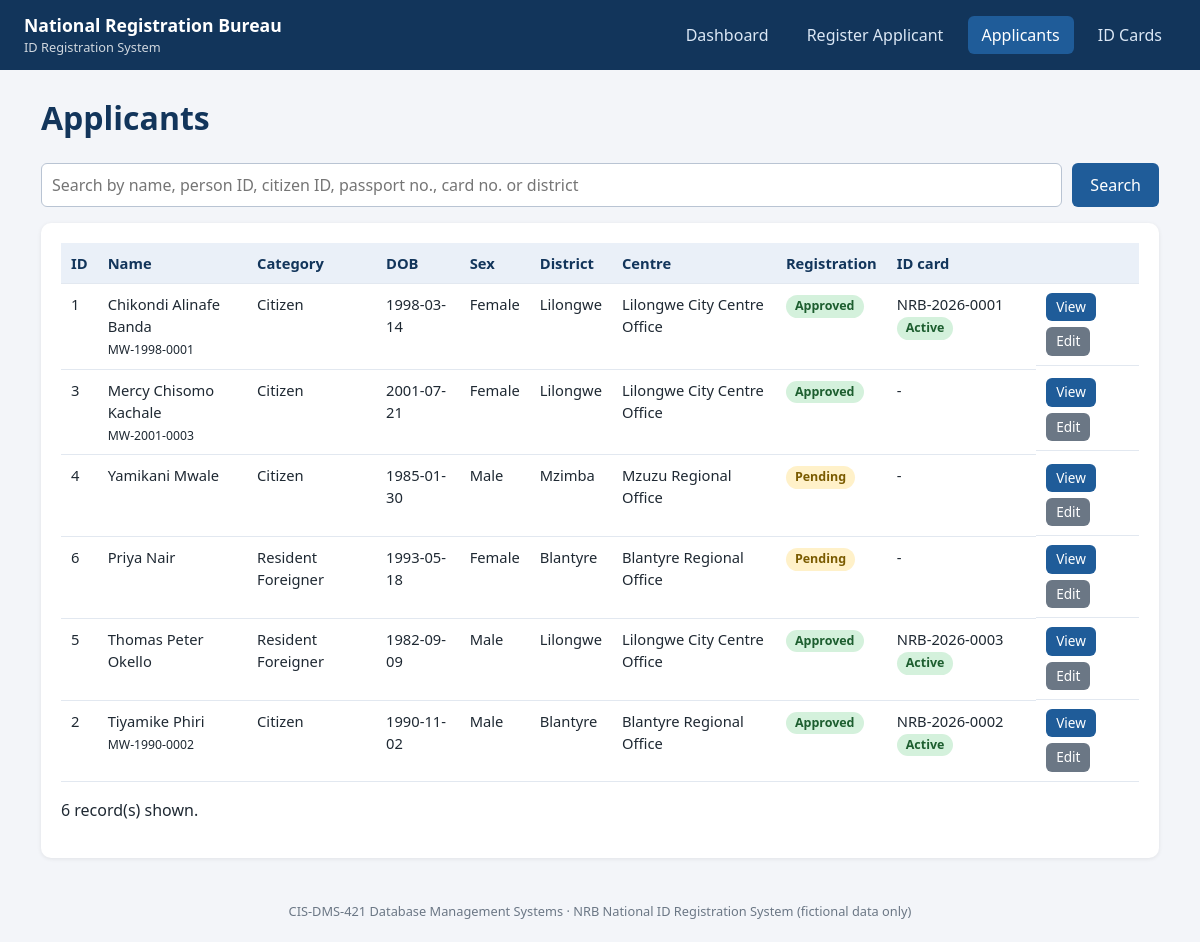
The app's page /applicants.php with its own data.
### tables this page shows
CREATE TABLE person (
  person_id      INT AUTO_INCREMENT PRIMARY KEY,
  first_name     VARCHAR(50) NOT NULL,
  other_names    VARCHAR(50) NULL,
  surname        VARCHAR(50) NOT NULL,
  date_of_birth  DATE NOT NULL,
  sex            VARCHAR(8) NOT NULL,
  address_no     VARCHAR(20) NOT NULL,
  village        VARCHAR(50) NOT NULL,
  district       VARCHAR(50) NOT NULL,
  CONSTRAINT chk_person_sex CHECK (sex IN ('Male','Female'))
);

CREATE TABLE citizen (
  person_id          INT PRIMARY KEY,
  place_of_birth     VARCHAR(50) NOT NULL,
  nationality        VARCHAR(50) NOT NULL DEFAULT 'Malawian',
  citizenship_status VARCHAR(20) NOT NULL,
  citizen_id         VARCHAR(30) NULL,
  CONSTRAINT uq_citizen_citizen_id UNIQUE (citizen_id),
  CONSTRAINT fk_citizen_person FOREIGN KEY (person_id)
    REFERENCES person(person_id) ON DELETE CASCADE ON UPDATE CASCADE,
  CONSTRAINT chk_citizenship_status CHECK
    (citizenship_status IN ('By Birth','By Descent','Naturalised','Registered'))
);

CREATE TABLE registration_center (
  center_no    INT AUTO_INCREMENT PRIMARY KEY,
  center_name  VARCHAR(80) NOT NULL,
  district     VARCHAR(50) NOT NULL,
  CONSTRAINT uq_center_name UNIQUE (center_name)
);

CREATE TABLE registration_office (
  registration_id    INT AUTO_INCREMENT PRIMARY KEY,
  registration_date  DATE NOT NULL,
  branch             VARCHAR(50) NOT NULL,
  status             VARCHAR(20) NOT NULL DEFAULT 'Pending',
  person_id          INT NOT NULL,
  center_no          INT NOT NULL,
  officer_id         INT NOT NULL,
  CONSTRAINT fk_reg_person  FOREIGN KEY (person_id)
    REFERENCES person(person_id) ON DELETE CASCADE ON UPDATE CASCADE,
  CONSTRAINT fk_reg_center  FOREIGN KEY (center_no)
    REFERENCES registration_center(center_no) ON DELETE RESTRICT ON UPDATE CASCADE,
  CONSTRAINT fk_reg_officer FOREIGN KEY (officer_id)
    REFERENCES officer(officer_id) ON DELETE RESTRICT ON UPDATE CASCADE,
  CONSTRAINT chk_reg_status CHECK (status IN ('Pending','Approved','Rejected'))
);

CREATE TABLE id_card (
  card_no          VARCHAR(30) PRIMARY KEY,
  issue_date       DATE NOT NULL,
  expiry_date      DATE NOT NULL,
  nationality      VARCHAR(50) NOT NULL,
  card_status      VARCHAR(20) NOT NULL DEFAULT 'Active',
  registration_id  INT NOT NULL,
  CONSTRAINT fk_card_registration FOREIGN KEY (registration_id)
    REFERENCES registration_office(registration_id) ON DELETE RESTRICT ON UPDATE CASCADE,
  CONSTRAINT chk_card_dates  CHECK (expiry_date > issue_date),
  CONSTRAINT chk_card_status CHECK (card_status IN ('Active','Lost','Expired','Cancelled'))
);

### includes/functions.php (called while the page is built, shortened)
<?php
function e($v): string
{
    return htmlspecialchars((string)$v, ENT_QUOTES | ENT_SUBSTITUTE, 'UTF-8');
}
function category_of(array $row): string
{
    return !empty($row['is_citizen']) ? 'Citizen' : (!empty($row['is_foreigner']) ? 'Resident Foreigner' : 'Unknown');
}

### public/applicants.php (the view, shortened to what this page needs)
<?php
require __DIR__ . '/../includes/header.php';
$pdo = db();
$q = trim((string)($_GET['q'] ?? ''));
$sql = "SELECT p.person_id, CONCAT(p.first_name,' ',COALESCE(CONCAT(p.other_names,' '),''),p.surname) AS full_name,
               p.date_of_birth, p.sex, p.district,
               (c.person_id IS NOT NULL) AS is_citizen, (rf.person_id IS NOT NULL) AS is_foreigner,
               c.citizen_id, r.registration_id, r.status, ctr.center_name,
               idc.card_no, idc.card_status
        FROM person p
        LEFT JOIN citizen c               ON c.person_id = p.person_id
        LEFT JOIN resident_foreigner rf   ON rf.person_id = p.person_id
        LEFT JOIN registration_office r   ON r.person_id = p.person_id
        LEFT JOIN registration_center ctr ON ctr.center_no = r.center_no
        LEFT JOIN id_card idc             ON idc.registration_id = r.registration_id";
$params = [];
$sql .= ' ORDER BY p.surname, p.first_name, r.registration_id LIMIT 200';
$st = $pdo->prepare($sql);
$st->execute($params);
$rows = $st->fetchAll();
?>
<h1>Applicants</h1>
<form class="search" method="get">
  <input name="q" placeholder="Search by name, person ID, citizen ID, passport no., card no. or district" value="<?= e($q) ?>">
  <button class="btn" type="submit">Search</button>
</form>
<div class="card">
  <div class="table-wrap"><table>
    <tr><th>ID</th><th>Name</th><th>Category</th><th>DOB</th><th>Sex</th><th>District</th><th>Centre</th><th>Registration</th><th>ID card</th><th></th></tr>
    <?php foreach ($rows as $r): ?>
      <tr>
        <td><?= e($r['person_id']) ?></td>
        <td><?= e($r['full_name']) ?><?= $r['citizen_id'] ? '<br><small>' . e($r['citizen_id']) . '</small>' : '' ?></td>
        <td><?= e(category_of($r)) ?></td>
        <td><?= e($r['date_of_birth']) ?></td>
        <td><?= e($r['sex']) ?></td>
        <td><?= e($r['district']) ?></td>
        <td><?= e($r['center_name'] ?? '-') ?></td>
        <td><?= $r['status'] ? '<span class="badge ' . e($r['status']) . '">' . e($r['status']) . '</span>' : '-' ?></td>
        <td><?= $r['card_no'] ? e($r['card_no']) . ' <span class="badge ' . e($r['card_status']) . '">' . e($r['card_status']) . '</span>' : '-' ?></td>
        <td class="actions">
          <a class="btn small" href="applicant_view.php?id=<?= e($r['person_id']) ?>">View</a>
          <a class="btn small gray" href="applicant_edit.php?id=<?= e($r['person_id']) ?>">Edit</a>
        </td>
      </tr>
    <?php endforeach; ?>
  </table></div>
  <p><?= count($rows) ?> record(s) shown.</p>
</div>
<?php require __DIR__ . '/../includes/footer.php';

### public/assets/style.css (style rules this page uses)
* { box-sizing:border-box }
body { margin:0;font-family:Segoe UI,Arial,sans-serif;background:#f3f5f9;color:#1f2933;line-height:1.5 }
h1 { margin-top:0;color:#12355b }
.card { background:#fff;border-radius:10px;padding:20px;margin-bottom:20px;box-shadow:0 1px 4px rgba(0,0,0,.08) }
input,select,textarea { width:100%;padding:9px 10px;border:1px solid #b9c4d3;border-radius:6px;font:inherit;background:#fff }
.btn { display:inline-block;background:#1f5c99;color:#fff;border:0;padding:9px 18px;border-radius:6px;cursor:pointer;text-decoration:none;font:inherit }
.btn.gray { background:#6b7785 }
.btn.small { padding:4px 10px;font-size:.85rem }
table { width:100%;border-collapse:collapse;font-size:.92rem }
th,td { text-align:left;padding:9px 10px;border-bottom:1px solid #e2e8f0;vertical-align:top }
th { background:#eaf0f8;color:#12355b }
.table-wrap { overflow-x:auto }
.badge { display:inline-block;padding:2px 9px;border-radius:12px;font-size:.78rem;font-weight:600;background:#e2e8f0 }
.Approved,.Active { background:#d4f1dc;color:#1d5e2f }
.Pending { background:#fff1c9;color:#7a5b00 }
.search { display:flex;gap:10px;margin-bottom:16px }
.search input { flex:1 }
.actions { display:flex;gap:6px;flex-wrap:wrap }

### records on screen
person: person_id "1", full_name "Chikondi Alinafe Banda", citizen.citizen_id "MW-1998-0001", r "Citizen", date_of_birth "1998-03-14", sex "Female", district "Lilongwe", registration_center.center_name "Lilongwe City Centre Office", registration_office.status "Approved", id_card.card_no "NRB-2026-0001", id_card.card_status "Active"
person: person_id "3", full_name "Mercy Chisomo Kachale", citizen.citizen_id "MW-2001-0003", r "Citizen", date_of_birth "2001-07-21", sex "Female", district "Lilongwe", registration_center.center_name "Lilongwe City Centre Office", registration_office.status "Approved"
person: person_id "4", full_name "Yamikani Mwale", r "Citizen", date_of_birth "1985-01-30", sex "Male", district "Mzimba", registration_center.center_name "Mzuzu Regional Office", registration_office.status "Pending"
registration_office: person.person_id "6", full_name "Priya Nair", r "Resident Foreigner", person.date_of_birth "1993-05-18", person.sex "Female", person.district "Blantyre", center_no.center_name "Blantyre Regional Office", status "Pending"
person: person_id "5", full_name "Thomas Peter Okello", r "Resident Foreigner", date_of_birth "1982-09-09", sex "Male", district "Lilongwe", registration_center.center_name "Lilongwe City Centre Office", registration_office.status "Approved", id_card.card_no "NRB-2026-0003", id_card.card_status "Active"
person: person_id "2", full_name "Tiyamike Phiri", citizen.citizen_id "MW-1990-0002", r "Citizen", date_of_birth "1990-11-02", sex "Male", district "Blantyre", registration_center.center_name "Blantyre Regional Office", registration_office.status "Approved", id_card.card_no "NRB-2026-0002", id_card.card_status "Active"

### other values on screen
$label "Dashboard"
$label "Register Applicant"
$label "Applicants"
$label "ID Cards"
count($rows) "6"
